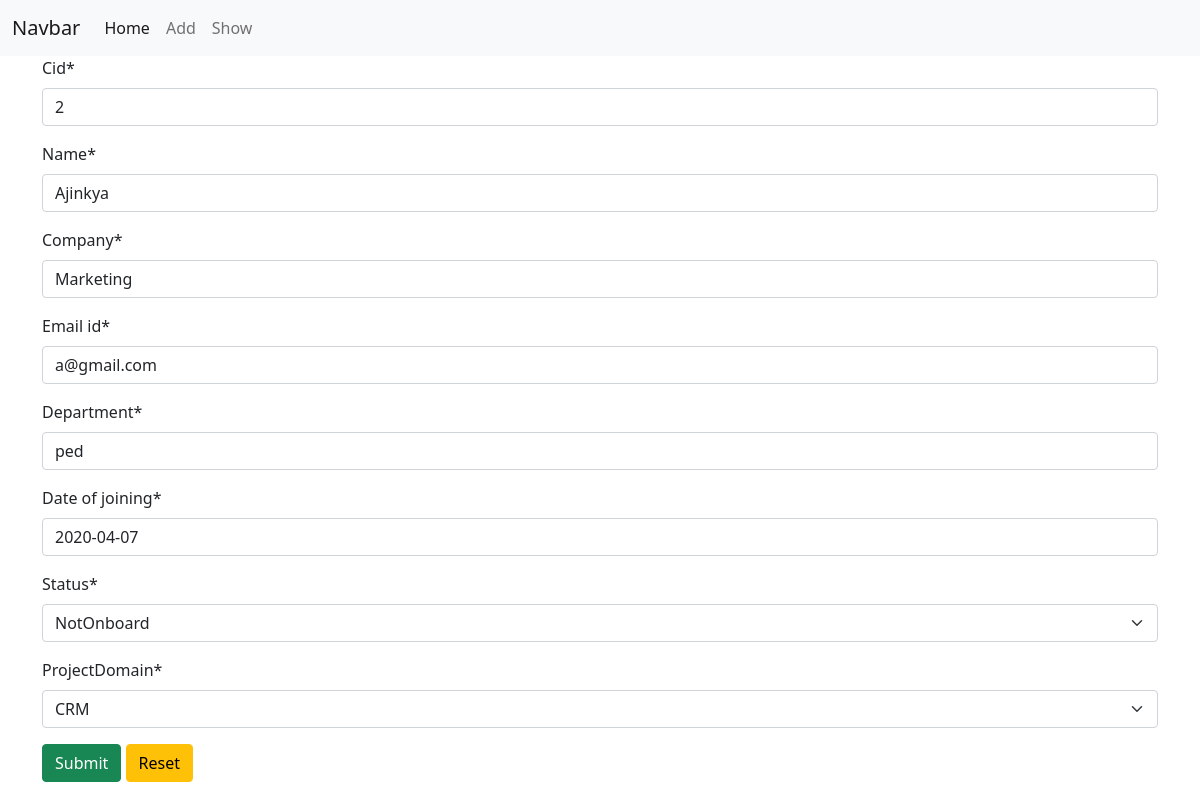
/v1/uv/2/, run on the app's committed database.
### client/models.py (models this page shows)
class ClientInfo(models.Model):
    status = [
        ('Onboard', 'Onboard'),
        ('NotOnboard', 'NotOnboard'),
        ]
    project = [
        ('SAAS', 'SAAS'),
        ('Ecommerce','Ecommerce' ),
        ('CRM', 'CRM'),
        ('ERM', 'ERM'),
        ('Finance','Finance')
    ]
    cid = models.IntegerField(primary_key=True)
    name = models.CharField(max_length=40)
    company = models.CharField(max_length=30)
    email_id = models.EmailField()
    department = models.CharField(max_length=30)
    date_of_joining = models.DateField()
    status = models.CharField(max_length=30, choices=status)
    projectDomain = models.CharField(max_length=50, choices=project)

### client/views.py (the view)
# urls.py: path('uv/<int:pk>/', updateview, name="update"),
def updateview(request, pk):
    obj = ClientInfo.objects.get(pk=pk)
    form = ClientInfoForm(instance=obj)
    if request.method == "POST":
        form = ClientInfoForm(request.POST, instance=obj)
        if form.is_valid():
            form.save()
            return redirect("show")
    return render(request, "client/add.html", {"form": form})

### client/forms.py
class ClientInfoForm(forms.ModelForm):
    class Meta:
        model = ClientInfo
        fields = "__all__"

### templates/client/add.html (shortened to what this page needs)
{% extends 'base.html' %}
{% load crispy_forms_tags %}
{% block content %}
<div class="container">
    <form method="post">
        {{form|crispy}}
        <input type="submit" class="btn btn-success">
        <input type="reset" class="btn btn-warning">
    </form>
</div>
{% endblock %}

### data on the page
ClientInfo: cid "2", name "Ajinkya", company "Marketing", email_id "a@gmail.com", department "ped", date_of_joining "2020-04-07", status "NotOnboard", projectDomain "CRM"
